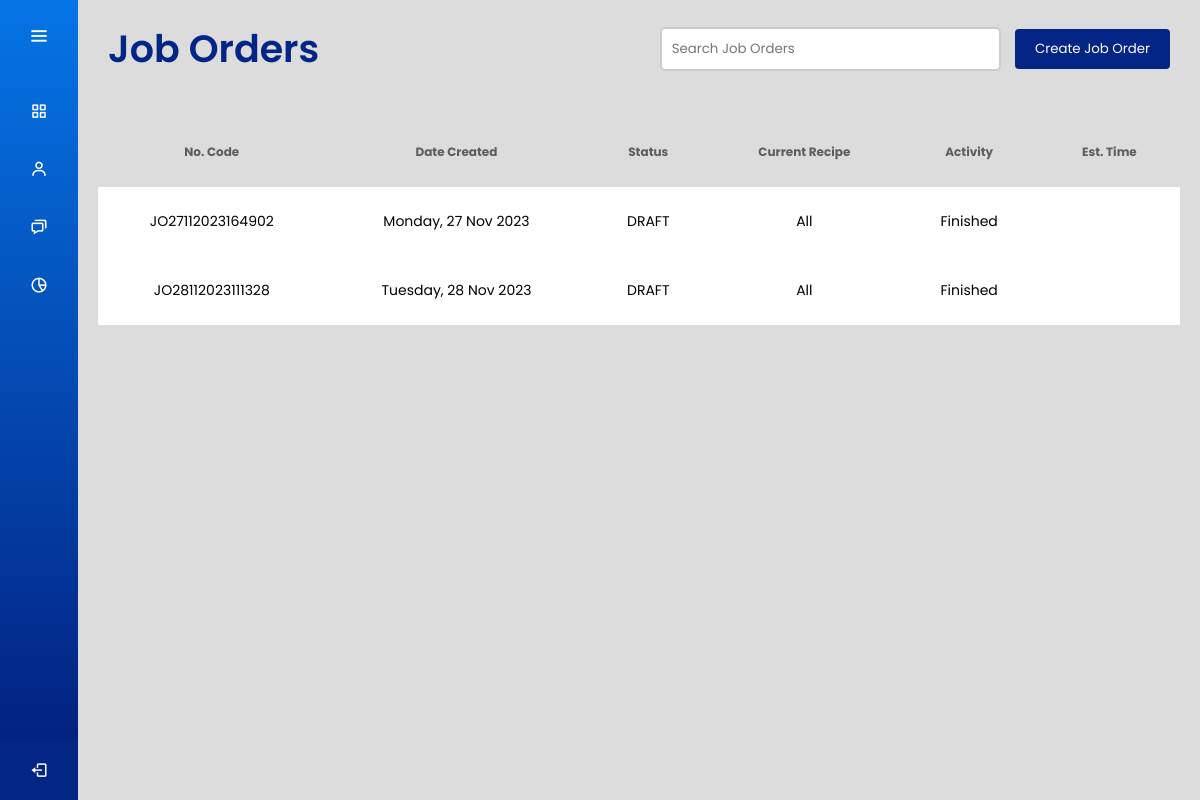
Before: / (signed in) with the older database file.
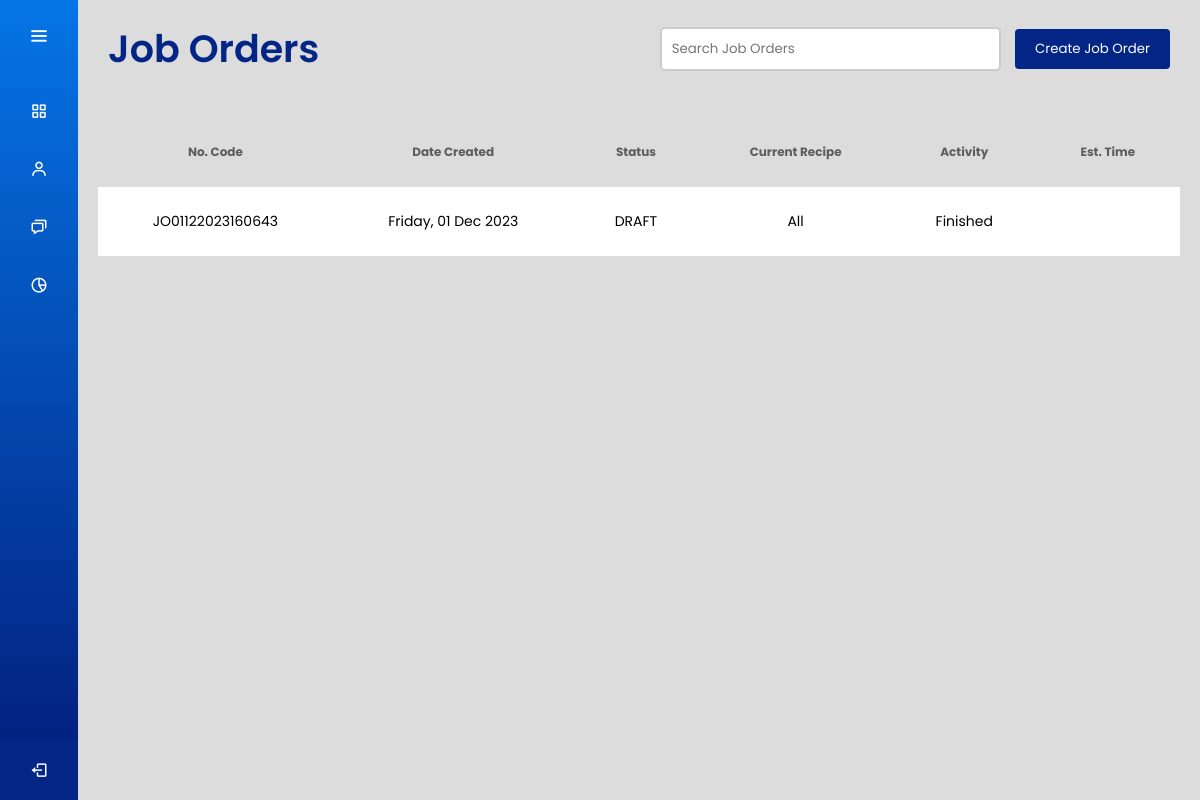
After: the same page with the newer database file.
### joborders/models.py (models this page shows, shortened)
class JobOrder(models.Model):
    jobOrderId = models.CharField(max_length=50, unique=True)
    jobOrderCreatedDate = models.DateTimeField()
    jobOrderStatus = models.CharField(max_length=50)
    userId = models.ForeignKey(User, on_delete=models.CASCADE)

### users/views.py (the view)
# urls.py: path('', views.dashboard_view, name='dashboard'),
@login_required
def dashboard_view(request):
    malaysian_tz = pytz.timezone('Asia/Kuala_Lumpur')
    now = timezone.now().astimezone(malaysian_tz)
    job_orders_list = []
    job_orders = JobOrder.objects.all().prefetch_related('recipes__activity_recipe')
    for job_order in job_orders:
        earliest_activity = {
            'recipeName': None,
            'name': 'Not Started',
            'time': None
        }
        for recipe in job_order.recipes.all():
            activities = recipe.activity_recipe.order_by('spongeStart', 'doughStart').all()
            for activity in activities:
                if now < activity.spongeStart:
                    if earliest_activity['time'] is None or activity.spongeStart < earliest_activity['time']:
                        earliest_activity['recipeName'] = recipe.recipeName
                        earliest_activity['name'] = 'Starting Sponge'
                        earliest_activity['time'] = activity.spongeStart
                elif activity.spongeStart <= now <= activity.spongeEnd:
                    earliest_activity['recipeName'] = recipe.recipeName
                    earliest_activity['name'] = 'Sponge Ending'
                    earliest_activity['time'] = activity.spongeEnd
                    break
                elif activity.spongeEnd <= now <= activity.doughStart:
                    earliest_activity['recipeName'] = recipe.recipeName
                    earliest_activity['name'] = 'Starting Dough'
                    earliest_activity['time'] = activity.doughStart
                    break
                elif activity.doughStart <= now <= activity.doughEnd:
                    earliest_activity['recipeName'] = recipe.recipeName
                    earliest_activity['name'] = 'Dough Ending'
                    earliest_activity['time'] = activity.doughEnd
                    break
                elif activity.doughEnd <= now <= activity.firstLoafPacked:
                    earliest_activity['recipeName'] = recipe.recipeName
                    earliest_activity['name'] = 'First Loaf Packing'
                    earliest_activity['time'] = activity.firstLoafPacked
                    break
                elif activity.firstLoafPacked <= now < activity.cutOffTime:
                    earliest_activity['recipeName'] = recipe.recipeName
                    earliest_activity['name'] = 'Cut Off Time'
                    earliest_activity['time'] = activity.cutOffTime
                    break
                elif now >= activity.cutOffTime:
                    earliest_activity['recipeName'] = 'All'
                    earliest_activity['name'] = 'Finished'
                    earliest_activity['time'] = None
        job_data = {
            'jobOrderId': job_order.jobOrderId,
            'jobOrderCreatedDate': job_order.jobOrderCreatedDate,
            'jobOrderStatus': job_order.jobOrderStatus,
            'current_recipe_name': earliest_activity['recipeName'],
            'current_activity_name': earliest_activity['name'],
            'current_activity_time': earliest_activity['time'],
        }
        job_orders_list.append(job_data)
    context = {
        'job_orders': job_orders_list
    }
    return render(request, 'dashboard.html', context)

### users/templates/dashboard.html (shortened to what this page needs)
<!DOCTYPE html>
<html lang="en" dir="ltr">
  <head>
    {% load static %}
    <link rel="stylesheet" href="{% static 'css/dash_style.css' %}">
    <link rel="stylesheet" href="{% static 'css/table_style.css' %}">
    <link href='https://unpkg.com/boxicons@2.0.7/css/boxicons.min.css' rel='stylesheet'>
   </head>
<body>
  {% include 'sidebar.html' %}
  <section class="home-section">
    {% include 'header.html' %}
    <div class="main-content">
      {% include 'dashboard_table.html' %}
    </div>
  </section>
</body>
</html>

### users/templates/dashboard_table.html (shortened to what this page needs)
<!DOCTYPE html>
<html lang="en" dir="ltr">
  <head>
</head>
<table id="dashboard-table">
        <thead>
            <tr>
                <th>No. Code</th>
                <th>Date Created</th>
                <th>Status</th>
                <th>Current Recipe</th>
                <th>Activity</th>
                <th>Est. Time</th>
            </tr>
        </thead>
        <tbody>
            {% for job in job_orders %}
            <tr id="job_order_row_{{ job.jobOrderId }}" class="clickable-row" data-job-order-id="{{ job.jobOrderId }}" data-href="{% url 'details' job.jobOrderId %}">
                    <td>{{ job.jobOrderId }}</td>
                    <td>{{ job.jobOrderCreatedDate|date:"l, d M Y" }}</td>
                    <td>{{ job.jobOrderStatus }}</td>
                    <td>{{ job.current_recipe_name }}</td>
                    <td>{{ job.current_activity_name }}</td>
                    <td>{{ job.current_activity_time|date:"l, d M Y H:i A" }}</td>
                </tr>
            {% empty %}
                <tr>
                    <td colspan="6">No job orders found.</td>
                </tr>
            {% endfor %}
        </tbody>
      </table>
    </html>

Changed rows visible on the page:
removed JobOrder: jobOrderId "JO27112023164902", jobOrderCreatedDate "Monday, 27 Nov 2023", jobOrderStatus "DRAFT"
removed JobOrder: jobOrderId "JO28112023111328", jobOrderCreatedDate "Tuesday, 28 Nov 2023", jobOrderStatus "DRAFT"
added JobOrder: jobOrderId "JO01122023160643", jobOrderCreatedDate "Friday, 01 Dec 2023", jobOrderStatus "DRAFT"
Other visible differences:
new list line: "All Finished"
list line gone: "All Finished"
